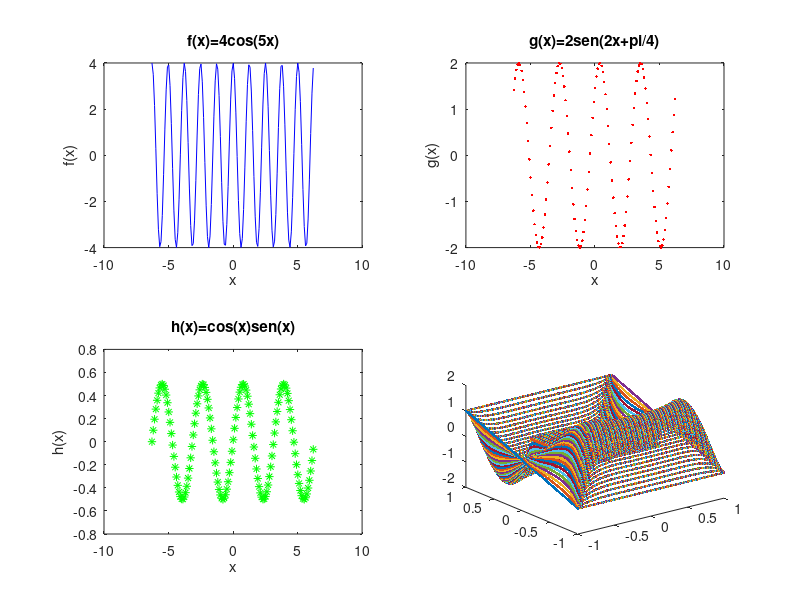
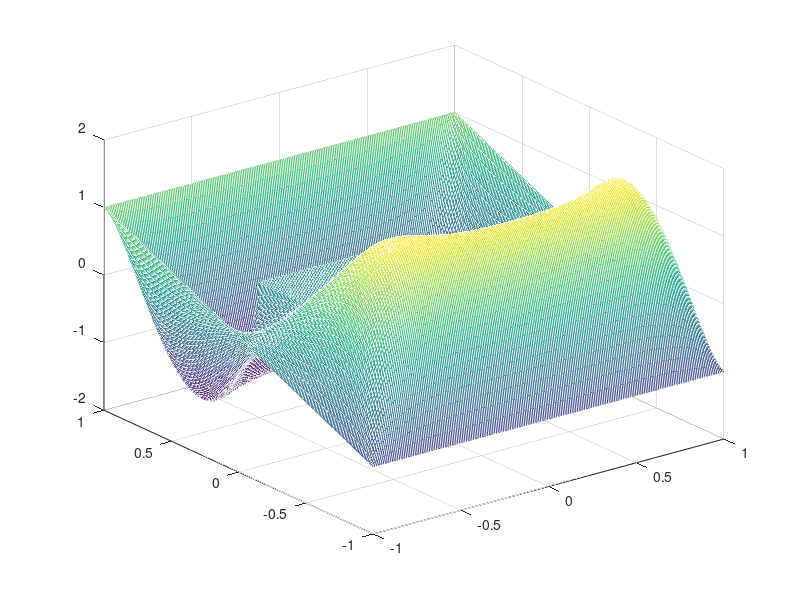
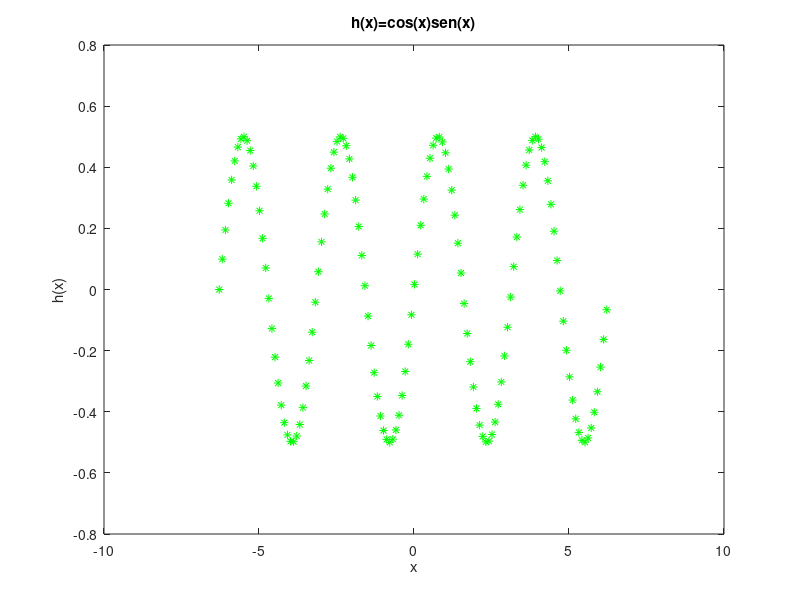
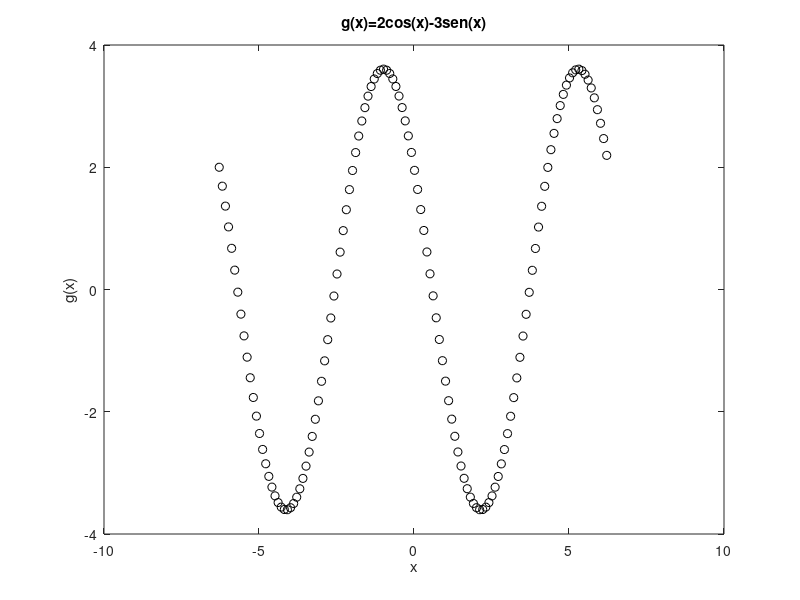

MATLAB code for these plots, in order: (Note: this script raises an error after producing the figures.)
% Exercicios 2ª sessão Workshop de MATLAB
clear
%% Plots
%{
    Como vimos na sessão anterior, podemos fazer gráficos através de plots. 
    Podemos também customizar os plots de forma a vermos detalhadamente
    certas secções do gráfico, adicionar legendas aos eixos, dar legendas 
    caso haja muitos gráficos representados, etc..

    Faça o plot das funções 
    f(x) = 4*cos(5*x)
    g(x) = 2*sen(2*x + pi/4), 
    h(x) = cos(x)*sen(x)
    j(x) = 2*cos(x)-3*sen(x)

    onde x é o vetor que começa em -2pi e vai até 2*pi com um passo de 0.1.
%}

x = -2*pi:0.1:2*pi;

f = 4*cos(5*x);
g = 2*sin(2*x + pi/4);
h = cos(x).*sin(x);
j = 2*cos(x)-3*sin(x);

plot(x,f,'-b',x,g,'.r',x,h,'*g',x,j,'ok')
close

%{
    Separe os gráficos das funções descritas a cima, adicione título 
    e costumize cada um de forma diferente.
%}

subplot(2,2,1)
plot(x,f,'-b')
title('f(x)=4cos(5x)')
xlabel('x')
ylabel('f(x)')

subplot(2,2,2)
plot(x,g,'.r')
title('g(x)=2sen(2x+pi/4)')
ylabel('g(x)')
xlabel('x')

subplot(2,2,3)
plot(x,h,'*g')
title('h(x)=cos(x)sen(x)')
ylabel('h(x)')
xlabel('x')

subplot(2,2,4)
plot(x,j,'ok')
title('g(x)=2cos(x)-3sen(x)')
ylabel('g(x)')
xlabel('x')

%   Repita o exercicio anterior atribuindo uma janela a cada gráfico.

close

figure(1)
plot(x,f,'-b')
title('f(x)=4cos(5x)')
xlabel('x')
ylabel('f(x)')

figure(2)
plot(x,g,'.r')
title('g(x)=2sen(2x+pi/4)')
ylabel('g(x)')
xlabel('x')

figure(3)
plot(x,h,'*g')
title('h(x)=cos(x)sen(x)')
ylabel('h(x)')
xlabel('x')

figure(4)
plot(x,j,'ok')
title('g(x)=2cos(x)-3sen(x)')
ylabel('g(x)')
xlabel('x')

close all

%{
    Como já pode ter reparado, existe um ficheiro plot3d.mat neste
    diretorio. Tendo em conta que este ficheiro é composto por 3 variáveis 
    (X,Y,Vnew). Utilize a função load para as descarregar para a sua 
    workspace.
%}

load("plot3d","X","Y","Vnew");

%{
    Utilize as funções plot3 e mesh para visualizar os seus valores.
    Nota: é recomendado que passe como argumento '.' à função plot3.
%}

figure(1)
plot3(X,Y,Vnew,'.')
figure(2)
mesh(X,Y,Vnew)

%% Loops e Controlo de Fluxo
close
clear
%{
    Como sabem os principais loops utilizados em linguagens de programação
    são os for e while. Muitas das vezes queremos controlar a forma como
    estes avançam e, portanto, dentro destes loops encontram-se
    condições lógicas através de ifs. 

    Em MATLAB isto também se verifica apenas com uma pequena nuance
    que é a adição da keyword "end" no fim dos loops e dos ifs.
%}

N = 30;
A = zeros(N,N);
row = 1;
column = 1;

for i = 1:numel(A)
    A(row,column) = i;
    column = column + 1;
    if column == N + 1
        row = row + 1;
        column = 1;
    end
end

%{
    Utilizando um ciclo while altere o código anterior de forma a que a
    matriz A seja igual à matriz B
%}

B = zeros(N,N);
row = 1;
column = 1;
i = 1;

while i <= numel(B)
    B(row,column) = i;
    column = column + 1;
    if column == N + 1
        row = row + 1;
        column = 1;
    end
    i = i + 1;
end

%{
    Sem utilizar um if obtenha uma matriz igual a matriz A e B
%}

C = zeros(N,N);
count = 1;

for i = 1:N
    for j = 1:N
        C(i,j) = count;
        count = count + 1;
    end
end

%% Funções
clear
addpath("./functions") % este comando dá import das funções que se 
                       % encontram na pasta functions
%{
    Uma função no MATLAB tem a seguinte sintaxe:
    
    function output = my_func(arg1)
        output = arg1 + 1;
    end

    Recrie as variaveis f,g,h e j da seccção de plots utilizando funções
    Nota: Crie um script MATLAB para cada uma
    Ex.: Para a função my_func(arg1) o nome do script tem de ser my_func
%}

x = -2*pi:0.1:2*pi;

f = f_sol(x);
g = g_sol(x);
h = h_sol(x);
j = j_sol(x);

[f,g,h,j] = all_sol(x);

%% Animações
clear 
close

%{
    Para consolidar o que aprendeste no workshop vamos passar para 
    exercicios de animações. 

    Crie uma animação da função cos(x)/x no intervalo de 1 a 30 com 1000
    pontos. Adapte os eixos para uma melhor visualização.
%}

N = 1000;
x = linspace(1,30,N);
y = cos(x)./x;

for i = 1:length(x)
    plot(x(i),y(i),'b.')
    hold on
    pause(0.001)
    xlim([0 30])
    ylim([-1 1])
end










